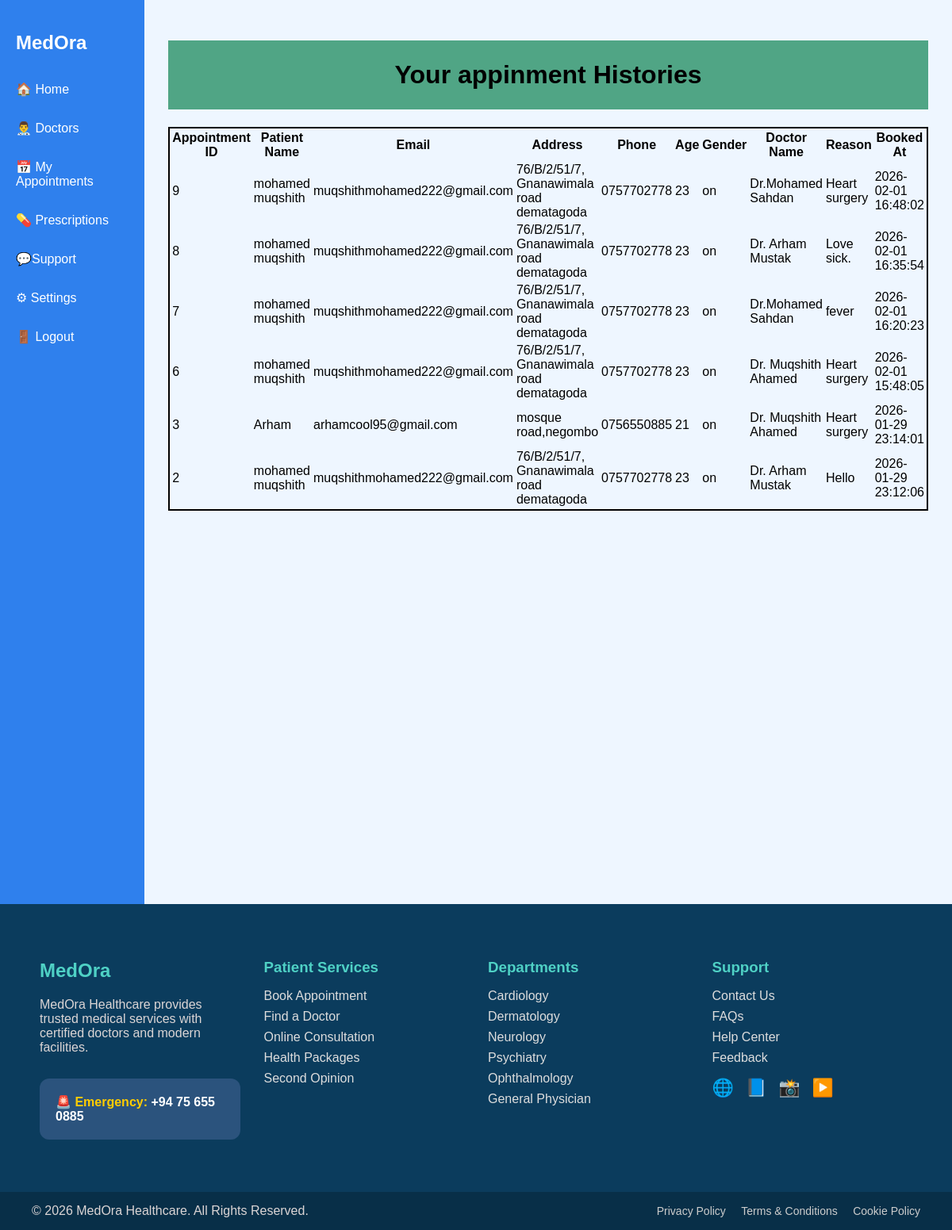
Screenshot of /home/myAppointments.php (signed in) with the database file from the repository.
### tables this page shows
CREATE TABLE `appointments` (
  `appoint_id` int(11) NOT NULL,
  `id` int(11) DEFAULT NULL,
  `name` varchar(100) DEFAULT NULL,
  `email` varchar(100) DEFAULT NULL,
  `address` text DEFAULT NULL,
  `phone` varchar(20) DEFAULT NULL,
  `age` int(11) DEFAULT NULL,
  `gender` varchar(10) DEFAULT NULL,
  `doctor_name` varchar(100) DEFAULT NULL,
  `booked_at` datetime DEFAULT current_timestamp(),
  `reason` text DEFAULT NULL
);

### home/myAppointments.php (the view, shortened to what this page needs)
<?php
    include "../backend/db_conn.php";
    $user_id = $_SESSION['user_id'];
    $query = "SELECT * FROM appointments WHERE id='$user_id' ORDER BY appoint_id DESC";
    $result = mysqli_query($conn, $query);
?>
<!DOCTYPE html>
<html lang="en">
<head>
    <link rel="stylesheet" href="appo.css">
</head>
<body>
    <div class="container">
        <div class="sidebar">
            <h2>MedOra</h2>
            <ul>
                <li><a onclick="home()">🏠 Home</li></a>
                <li><a onclick="display()">👨‍⚕️ Doctors</li></a>
                <li><a onclick="appo()">📅 My Appointments</li></a>
                <li>💊 Prescriptions</li>
                <li>💬Support</li>
                <li><a onclick="setting()">⚙ Settings</li></a>
                <li><a onclick="dash()">🚪 Logout</li></a>
            </ul>
        </div>
        <div class="main">
            <h1>Your appinment Histories</h1>
            <div>
                <table>
                    <tr >
                        <th>Appointment ID</th>
                        <th>Patient Name</th>
                        <th>Email</th>
                        <th>Address</th>
                        <th>Phone</th>
                        <th>Age</th>
                        <th>Gender</th>
                        <th>Doctor Name</th>
                        <th>Reason</th>
                        <th>Booked At</th>
                    </tr>
                    <?php while($row=mysqli_fetch_assoc($result)) { ?>
                    <tr>
                        <td>    <?php echo $row['appoint_id']; ?> </td>
                        <td>    <?php echo $row['name']; ?>    </td>
                        <td>    <?php echo $row['email']; ?>    </td>
                        <td>    <?php echo $row['address']; ?>    </td>
                        <td>    <?php echo $row['phone']; ?>    </td>
                        <td>    <?php echo $row['age']; ?>    </td>
                        <td>    <?php echo $row['gender']; ?>    </td>
                        <td>    <?php echo $row['doctor_name']; ?>    </td>
                        <td>    <?php echo $row['reason']; ?>    </td>
                        <td>    <?php echo $row['booked_at']; ?>    </td>
                    </tr>
                    <?php } ?>
                </table>
            </div>
        </div>
    </div>
    <div>
        <footer class="medora-footer">
            <div class="footer-container">
                <div class="footer-box">
                    <h2 class="logo">MedOra</h2>
                    <p id="demo">
                        MedOra Healthcare provides trusted medical services with certified
                        doctors and modern facilities.
                    </p>
                    <p class="emergency">🚨 Emergency: <span>+94 75 655 0885</span></p>
                </div>
                <div class="footer-box">
                    <h3>Patient Services</h3>
                    <ul>
                        <li><a href="#">Book Appointment</a></li>
                        <li><a href="#">Find a Doctor</a></li>
                        <li><a href="#">Online Consultation</a></li>
                        <li><a href="#">Health Packages</a></li>
                        <li><a href="#">Second Opinion</a></li>
                    </ul>
                </div>
                <div class="footer-box">
                    <h3>Departments</h3>
                    <ul>
                        <li><a href="#">Cardiology</a></li>
                        <li><a href="#">Dermatology</a></li>
                        <li><a href="#">Neurology</a></li>
                        <li><a href="#">Psychiatry</a></li>
                        <li><a href="#">Ophthalmology</a></li>
                        <li><a href="#">General Physician</a></li>
                    </ul>
                </div>
                <div class="footer-box">
                    <h3>Support</h3>
                    <ul>
                        <li><a href="#">Contact Us</a></li>
                        <li><a href="#">FAQs</a></li>
                        <li><a href="#">Help Center</a></li>
                        <li><a href="#">Feedback</a></li>
                    </ul>
                    <div class="social">
                        <a href="#">🌐</a>
                        <a href="#">📘</a>
                        <a href="#">📸</a>
                        <a href="#">▶️</a>
                    </div>
                </div>
            </div>
            <div class="footer-bottom">
                <p>© 2026 MedOra Healthcare. All Rights Reserved.</p>
                <div class="legal">
                    <a href="#">Privacy Policy</a>
                    <a href="#">Terms & Conditions</a>
                    <a href="#">Cookie Policy</a>
                </div>
            </div>
        </footer>
    </div>
</body>
</html>

### home/appo.css (style rules this page uses)
body { margin: 0; font-family: Arial, sans-serif; background: #eef6ff; }
.container { display: flex; }
.sidebar { width: 220px; background: #2f80ed; color: white; height: 1100px; padding: 20px; text-decoration: none; }
.sidebar ul { list-style: none; padding: 0; text-decoration: none; }
.sidebar li { padding: 15px 0; cursor: pointer; text-decoration: none; }
.main { flex: 1; padding: 30px; }
h1 { text-align:center ; font-style: initial; color: black; background-color: rgba(15, 132, 83, 0.707); padding: 25px; }
.medora-footer { background: #0b3c5d; color: #dbd5d5; font-family: Arial, sans-serif; }
.footer-container { display: grid; grid-template-columns: repeat(auto-fit, minmax(220px, 1fr)); gap: 30px; padding: 50px; }
.footer-box h3 { margin-bottom: 15px; color: #4fd1c5; }
.footer-box ul { list-style: none; padding: 0; }
.footer-box ul li { margin-bottom: 8px; }
.footer-box ul li a { text-decoration: none; color: #ddd; transition: 0.3s; }
.logo { color: #4fd1c5; }
.emergency { margin-top: 15px; font-weight: bold; color: #ffcc00; }
.emergency span { color: #fff; }
.social a { font-size: 22px; margin-right: 10px; color: #fff; text-decoration: none; }
.footer-bottom { background: #07293da8; padding: 15px 40px; display: flex; justify-content: space-between; align-items: center; flex-wrap: wrap; }
.footer-bottom p { margin: 0; }
.legal a { color: #ccc; margin-left: 15px; text-decoration: none; font-size: 14px; }
.emergency { margin-top: 30px; padding: 20px; background: #5972a96c; border-radius: 12px; }
table { border: 2px solid black; }

### rows the page displays
appointments: appoint_id "9", name "mohamed muqshith", email "muqshithmohamed222@gmail.com", address "76/B/2/51/7, Gnanawimala road dematagoda", phone "0757702778", age "23", gender "on", doctor_name "Dr.Mohamed Sahdan", reason "Heart surgery", booked_at "2026-02-01 16:48:02"
appointments: appoint_id "8", name "mohamed muqshith", email "muqshithmohamed222@gmail.com", address "76/B/2/51/7, Gnanawimala road dematagoda", phone "0757702778", age "23", gender "on", doctor_name "Dr. Arham Mustak", reason "Love sick.", booked_at "2026-02-01 16:35:54"
appointments: appoint_id "7", name "mohamed muqshith", email "muqshithmohamed222@gmail.com", address "76/B/2/51/7, Gnanawimala road dematagoda", phone "0757702778", age "23", gender "on", doctor_name "Dr.Mohamed Sahdan", reason "fever", booked_at "2026-02-01 16:20:23"
appointments: appoint_id "6", name "mohamed muqshith", email "muqshithmohamed222@gmail.com", address "76/B/2/51/7, Gnanawimala road dematagoda", phone "0757702778", age "23", gender "on", doctor_name "Dr. Muqshith Ahamed", reason "Heart surgery", booked_at "2026-02-01 15:48:05"
appointments: appoint_id "3", name "Arham", email "arhamcool95@gmail.com", address "mosque road,negombo", phone "0756550885", age "21", gender "on", doctor_name "Dr. Muqshith Ahamed", reason "Heart surgery", booked_at "2026-01-29 23:14:01"
appointments: appoint_id "2", name "mohamed muqshith", email "muqshithmohamed222@gmail.com", address "76/B/2/51/7, Gnanawimala road dematagoda", phone "0757702778", age "23", gender "on", doctor_name "Dr. Arham Mustak", reason "Hello", booked_at "2026-01-29 23:12:06"
